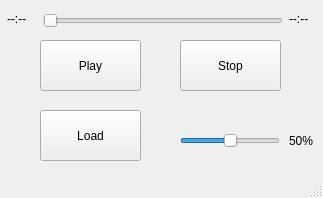
<?xml version="1.0" encoding="UTF-8"?>
<ui version="4.0">
 <class>MainWindow</class>
 <widget class="QMainWindow" name="MainWindow">
  <property name="geometry">
   <rect>
    <x>0</x>
    <y>0</y>
    <width>323</width>
    <height>198</height>
   </rect>
  </property>
  <property name="windowTitle">
   <string>MainWindow</string>
  </property>
  <widget class="QWidget" name="centralwidget">
   <widget class="QPushButton" name="btnPlay">
    <property name="geometry">
     <rect>
      <x>40</x>
      <y>40</y>
      <width>101</width>
      <height>51</height>
     </rect>
    </property>
    <property name="text">
     <string>Play</string>
    </property>
   </widget>
   <widget class="QPushButton" name="btnStop">
    <property name="geometry">
     <rect>
      <x>180</x>
      <y>40</y>
      <width>101</width>
      <height>51</height>
     </rect>
    </property>
    <property name="text">
     <string>Stop</string>
    </property>
   </widget>
   <widget class="QPushButton" name="btnLoad">
    <property name="geometry">
     <rect>
      <x>40</x>
      <y>110</y>
      <width>101</width>
      <height>51</height>
     </rect>
    </property>
    <property name="text">
     <string>Load</string>
    </property>
   </widget>
   <widget class="QSlider" name="sldrVolume">
    <property name="geometry">
     <rect>
      <x>180</x>
      <y>130</y>
      <width>100</width>
      <height>22</height>
     </rect>
    </property>
    <property name="maximum">
     <number>100</number>
    </property>
    <property name="value">
     <number>50</number>
    </property>
    <property name="orientation">
     <enum>Qt::Horizontal</enum>
    </property>
   </widget>
   <widget class="QSlider" name="sldrProgress">
    <property name="geometry">
     <rect>
      <x>43</x>
      <y>10</y>
      <width>240</width>
      <height>22</height>
     </rect>
    </property>
    <property name="orientation">
     <enum>Qt::Horizontal</enum>
    </property>
   </widget>
   <widget class="QLabel" name="lbStart">
    <property name="geometry">
     <rect>
      <x>7</x>
      <y>10</y>
      <width>41</width>
      <height>17</height>
     </rect>
    </property>
    <property name="text">
     <string>--:--</string>
    </property>
   </widget>
   <widget class="QLabel" name="lbEnd">
    <property name="geometry">
     <rect>
      <x>289</x>
      <y>10</y>
      <width>41</width>
      <height>17</height>
     </rect>
    </property>
    <property name="text">
     <string>--:--</string>
    </property>
   </widget>
   <widget class="QLabel" name="lbVol">
    <property name="geometry">
     <rect>
      <x>289</x>
      <y>133</y>
      <width>31</width>
      <height>16</height>
     </rect>
    </property>
    <property name="text">
     <string>50%</string>
    </property>
   </widget>
  </widget>
  <widget class="QMenuBar" name="menubar">
   <property name="geometry">
    <rect>
     <x>0</x>
     <y>0</y>
     <width>323</width>
     <height>21</height>
    </rect>
   </property>
  </widget>
  <widget class="QStatusBar" name="statusbar"/>
 </widget>
 <tabstops>
  <tabstop>sldrProgress</tabstop>
  <tabstop>btnPlay</tabstop>
  <tabstop>btnStop</tabstop>
  <tabstop>btnLoad</tabstop>
  <tabstop>sldrVolume</tabstop>
 </tabstops>
 <resources/>
 <connections/>
</ui>
